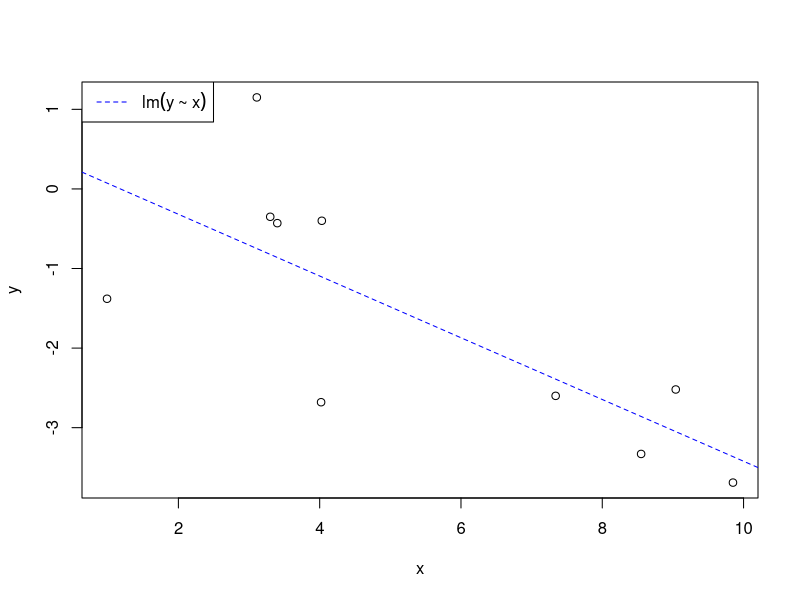
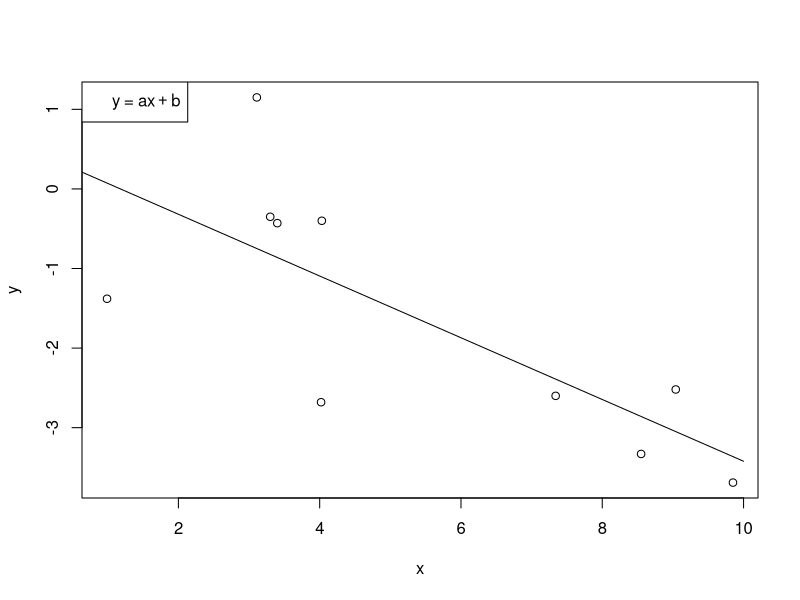
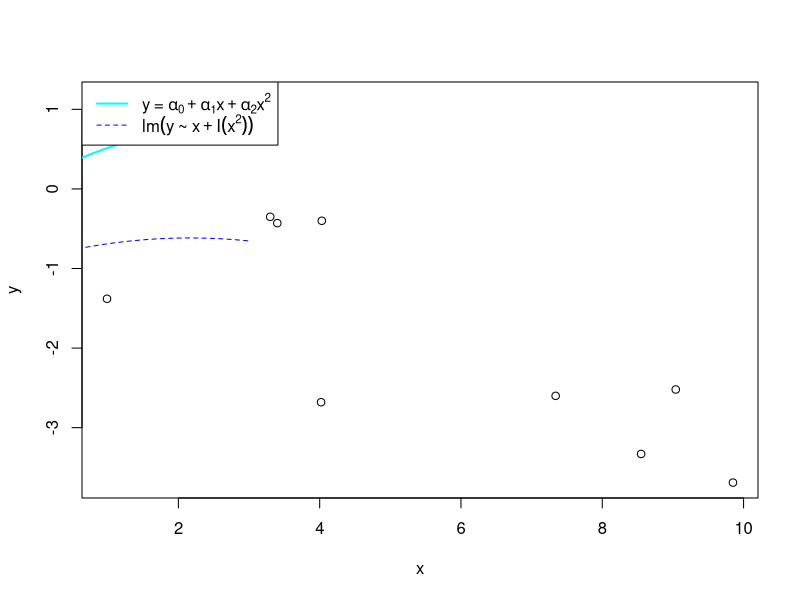
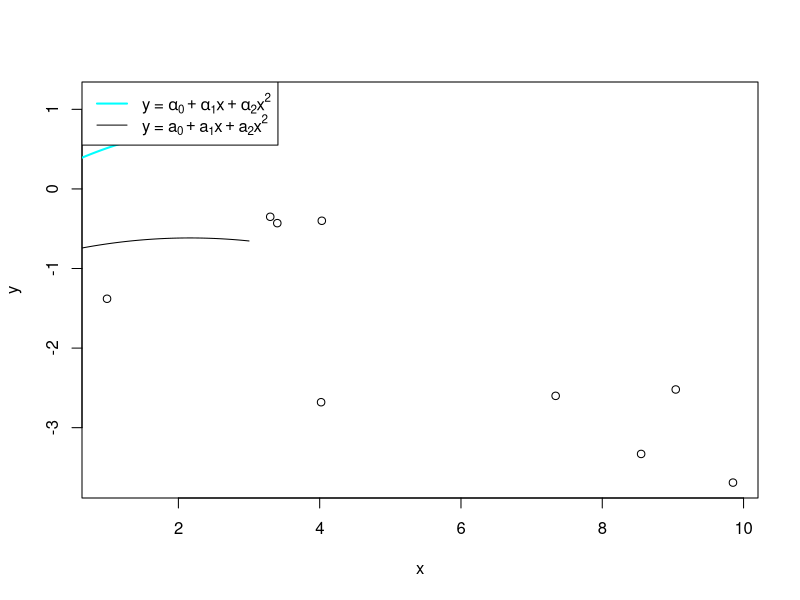

R code for these plots, in order:
## ---- chunk 1
#x <- c(0.525, 0.730, 0.934, 1.139, 1.344, 1.549, 1.753, 1.958, 2.163, 2.368)
#y <- c(0.360, 0.426, 0.483, 0.561, 0.610, 0.645, 0.710, 0.737, 0.736, 0.773)

x <- c(4.03, 9.04, 3.30, 3.11, 8.55, 7.34, 0.99, 3.40, 4.02, 9.85)
y <- c(-0.40, -2.52, -0.35, 1.15, -3.33, -2.60, -1.38, -0.43, -2.68, -3.69)
## ---- chunk 2
#| label: fig-lin-aprox-builtin
#| fig-cap: График встроенной линейной апроксимирующей функции
f1 <- lm(y~x)
plot(x, y)
abline(f1, col="blue", lty=2)
legend("topleft", legend=expression(lm(y~'~'~x)), lty=2, lwd=1, col="blue")
## ---- chunk 3
summary(f1)
coef(f1)
## ---- chunk 4
determinant <- function(matrix) {
  if (ncol(matrix) == nrow(matrix)) {
    if (ncol(matrix) == 1) {
      return(matrix[1, 1])
    } else if (ncol(matrix) == 2) {
      result <- (matrix[1, 1] * matrix[2, 2]) - (matrix[1, 2] * matrix[2, 1])
      return(result)
    } else {
      det <- 0
      for (i in 1:ncol(matrix)) {
        sign <- (-1)^(i+1)
        minor <- matrix[-1, -i]
        det <- det + sign * matrix[1, i] * determinant(minor)
      }
      return(det)
    }
  } else {
    return("Error: Input matrix is not square")
  }
}

k11 <- sum(x^2)
k12 <- sum(x)
b1  <- sum(x * y)

k21 <- sum(x)
k22 <- length(x)
b2  <- sum(y)

m1 <- matrix(c(k11, k12,
               k21, k22), ncol=2, byrow=T)

m1_a = matrix(c(b1, k12,
                b2, k22), ncol=2, byrow=T)

m1_b = matrix(c(k11, b1,
                k21, b2), ncol=2, byrow=T)

det_m1 <- determinant(m1)
det_a = determinant(m1_a)
det_b = determinant(m1_b)

a = det_a / det_m1
b = det_b / det_m1

a_accurate <- coef(f1)[2]
b_accurate <- coef(f1)[1]

a_abs_err <- abs(a_accurate - a)
b_abs_err <- abs(b_accurate - b)
a_rel_err <- a_abs_err / abs(a_accurate)
b_rel_err <- b_abs_err / abs(b_accurate)
## ---- chunk 5
#| label: fig-lin-approx-my
#| fig-cap: График полученной линейной апроксимирующей функции
xi = seq(0, 10, 0.1)
yi = a*xi + b
plot(x, y)
legend("topleft", legend=expression(y~'='~a*x + b))
lines(xi, yi)
## ---- chunk 6
as_accurate <- c(0.120, 0.486, -0.090)
f2 <- lm(y~x + I(x^2))
xi <- seq(0, 3, 0.01)
yi <- predict(f2, data.frame(x=xi))
yi_accurate <- as_accurate[1] + as_accurate[2]*xi + as_accurate[3]*xi^2 
## ---- chunk 7
#| label: fig-square-approx-defined
#| fig-cap: График встроенной квадратичной апроксимирующей функции
plot(x, y)
lines(xi, yi_accurate, col="cyan", lty=1, lwd=2)
lines(xi, yi, col="blue", lty=2)
legend("topleft", legend=c(
  expression(y~'='~alpha[0] + alpha[1]*x + alpha[2]*x^2),
  expression(lm(y~'~'~x + I(x^2)))),
  lty=c(1, 2), lwd=c(2, 1), col=c("cyan", "blue")
)

## ---- chunk 8

k11 <- sum(x^2)
k12 <- sum(x)
k13 <- length(x)
b1  <- sum(y)

k21 <- sum(x^3)
k22 <- sum(x^2)
k23 <- sum(x)
b2  <- sum(x*y)

k31 <- sum(x^4)
k32 <- sum(x^3)
k33 <- sum(x^2)
b3  <- sum(x^2 * y)

m2    <- matrix(c(k11, k12, k13,
                  k21, k22, k23,
                  k31, k32, k33), ncol=3, nrow=3, byrow=T)

m2_a0 <- matrix(c(b1, k12, k13,
                  b2, k22, k23,
                  b3, k32, k33), ncol=3, nrow=3, byrow=T)

m2_a1 <- matrix(c(k11, b1, k13,
                  k21, b2, k23,
                  k31, b3, k33), ncol=3, nrow=3, byrow=T)

m2_a2 <- matrix(c(k11, k12, b1,
                  k21, k22, b2,
                  k31, k32, b3), ncol=3, nrow=3, byrow=T)

det_m2 <- determinant(m2)
det_a0 <- determinant(m2_a0)
det_a1 <- determinant(m2_a1)
det_a2 <- determinant(m2_a2)

a0 <- det_a0 / det_m2
a1 <- det_a1 / det_m2
a2 <- det_a2 / det_m2
as_my = c(a2, a1, a0)

as_abs_err = abs(as_accurate - as_my)
as_rel_err = as_abs_err / abs(as_my)
## ---- chunk 9

f <- function(x) {
  as_my[1] + as_my[2]*x + as_my[3]*x^2
}
yi <- f(xi)
## ---- chunk 10
#| label: fig-square-approx-my
#| fig-cap: График полученной квадратичной апроксимирующей функции
plot(x, y)
lines(xi, yi_accurate, col="cyan", lwd=2)
lines(xi,yi, col="black")
legend("topleft", legend=c(
  expression(y~'='~alpha[0] + alpha[1]*x + alpha[2]*x^2),
  expression(y~'='~a[0] + a[1]*x + a[2]*x^2)),
  lty=c(1, 1), lwd=c(2,1), col=c("cyan", "black")
)
